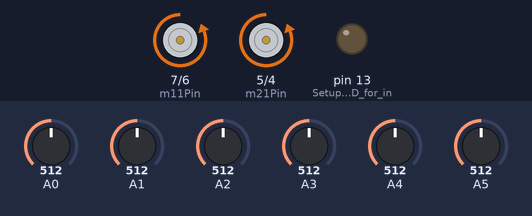
The sketch below on a simulated Arduino Uno, built with avr-gcc and run on an emulated ATmega328P. Shown: motor-driver pin pairs drawn as motors (green arrow = first pin HIGH = forward, orange = second pin HIGH = backward, longer = more drive, scaled by the enable pin), output pins drawn as LEDs (lit = HIGH). The inputs (shaded band) are chosen by the test bench; at power-on: A0 = 512, A1 = 512, A4 = 512, A5 = 512, A3 = 512, A2 = 512.

Above: at 9.0 s.
9.1 s: A0 set to 529
At 9.6 s:
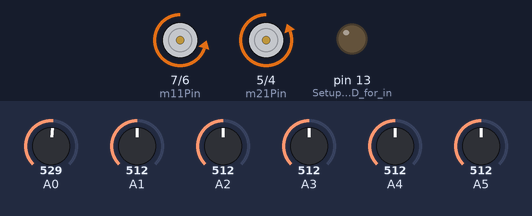
12.1 s: A1 set to 577
At 12.6 s:
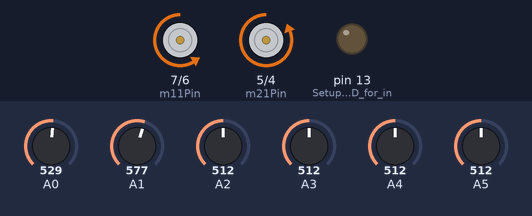
15.1 s: A1 set to 598
At 15.49 s:
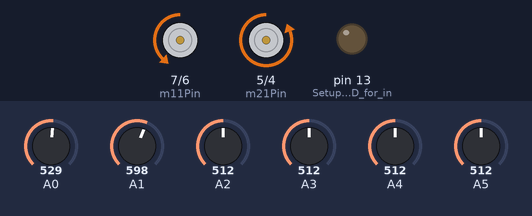
18.1 s: A4 set to 40
20.1 s: A5 set to 610
21.6 s: A3 set to 716
At 43.0 s:
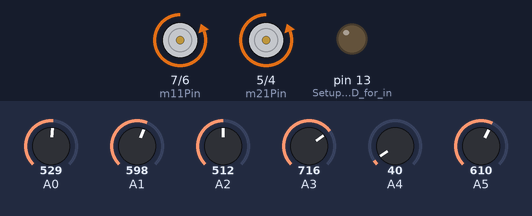
Timing chart, 0 to 43.7 s (numbered marks = the images above; inputs shaded):
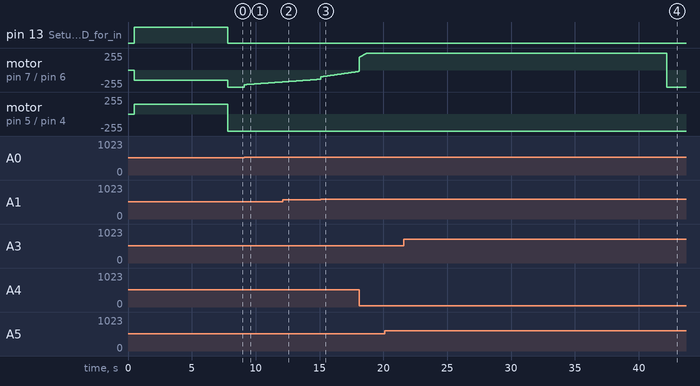

Measured:
- the behaviour switches between 512 and 513 on A0 (found by bisection; images 0 and 1)
- the behaviour switches between 588 and 589 on A1 (found by bisection; images 2 and 3)
- after the input at 9.1 s, motor on pin 7 (m11Pin) / pin 6 (m12Pin): moves from backward 255/255 to backward 179/255 over 3.0 s, starting at once
- after the input at 21.6 s, motor on pin 7 (m11Pin) / pin 6 (m12Pin): forward 255/255 → backward 255/255 after 20.6 s instead of 13.7 s

The sketch:

LineFollower.ino
```cpp
#include <QTRSensors.h>

// Define the motor driver pins
const int m11Pin = 7;    // Motor 1 input pin 1
const int m12Pin = 6;    // Motor 1 input pin 2
const int m21Pin = 5;    // Motor 2 input pin 1
const int m22Pin = 4;    // Motor 2 input pin 2
const int m1Enable = 11; // Motor 1 speed control pin (PWM)
const int m2Enable = 10; // Motor 2 speed control pin (PWM)

// Initialize motor speed variables
int m1Speed = 0;
int m2Speed = 0;

// PID control parameters
float kp = 35;   // Proportional gain
float ki = 0.05; // Integral gain
float kd = 145;  // Derivative gain

// PID control variables
int p = 0;           // Proportional term
int i = 0;           // Integral term
int d = 0;           // Derivative term
int error = 0;       // Error term
int lastError = 0;   // Previous error term for derivative calculation

// Motor speed limits
const int maxSpeed = 255;  // Maximum motor speed
const int minSpeed = -255; // Minimum motor speed (for reverse)
const int baseSpeed = 255; // Base speed for motors

// Initialize QTR sensor object
QTRSensors qtr;

// Define sensor array parameters
const int sensorCount = 6;              // Number of sensors in the array
int sensorValues[sensorCount];          // Array to store sensor readings
int sensors[sensorCount] = {0, 0, 0, 0, 0, 0};

// Calibration and line detection parameters
const int speedForCalibration = 150;                // Motor speed during calibration
const int thresholdForBlackLineDetection = 600;     // Sensor threshold for detecting black line
const int thresholdForNonBlackLineDetection = 450;  // Sensor threshold for detecting non-black line
const int lowestSensorReading = 0;                  // Lowest possible sensor reading
const int highestSensorReading = 5000;              // Highest possible sensor reading

// PID error range
const int minErrorLimit = -50;
const int maxErrorLimit = 50;

// Number of calibration cycles
const int numOfCalibrationCycles = 255;
int motorSpeed;

void setup() {
  // Initialize motor driver pins as outputs
  pinMode(m11Pin, OUTPUT);
  pinMode(m12Pin, OUTPUT);
  pinMode(m21Pin, OUTPUT);
  pinMode(m22Pin, OUTPUT);
  pinMode(m1Enable, OUTPUT);
  pinMode(m2Enable, OUTPUT);

  // Configure the QTR sensors
  qtr.setTypeAnalog(); // Set sensor type to analog
  qtr.setSensorPins((const uint8_t[]){A0, A1, A2, A3, A4, A5}, sensorCount);

  delay(500); // Short delay before starting calibration

  // Start calibration process
  pinMode(LED_BUILTIN, OUTPUT); // Setup built-in LED for indicating calibration status
  digitalWrite(LED_BUILTIN, HIGH); // Turn on LED to indicate calibration is in progress
  setMotorSpeed(speedForCalibration, -speedForCalibration); // Set motor speeds for calibration

  // Calibration loop
  for (uint16_t i = 0; i < numOfCalibrationCycles; ++i) {
    qtr.calibrate(); // Perform sensor calibration

    qtr.read(sensorValues); // Read sensor values
    // Logic to turn the robot based on sensor readings
    bool isFirstSensorOnBlack = sensorValues[0] > thresholdForBlackLineDetection;
    bool isSecondSensorOffBlack = sensorValues[1] < thresholdForNonBlackLineDetection;
    bool isLastSensorOnBlack = sensorValues[sensorCount - 1] > thresholdForBlackLineDetection;
    bool isPenultimateSensorOffBlack = sensorValues[sensorCount - 2] < thresholdForNonBlackLineDetection;
    if (isFirstSensorOnBlack && isSecondSensorOffBlack) {
        setMotorSpeed(-speedForCalibration, speedForCalibration);
    }
    if (isLastSensorOnBlack && isPenultimateSensorOffBlack) {
        setMotorSpeed(speedForCalibration, -speedForCalibration);
    }
  }

  digitalWrite(LED_BUILTIN, LOW); // Turn off LED to indicate calibration is complete
}

void loop() {
  pidControl(kp, ki, kd); // Call the PID control function
  setMotorSpeed(m1Speed, m2Speed); // Set motor speeds based on PID output
}

void pidControl(float kp, float ki, float kd) {
  // Read the line position and map it to an error value
  error = map(qtr.readLineBlack(sensorValues), lowestSensorReading, highestSensorReading, minErrorLimit, maxErrorLimit);

  // Calculate PID terms
  p = error;                 // Proportional term is simply the error
  i = i + error;             // Integral term is the cumulative error
  d = error - lastError;     // Derivative term is the change in error
  lastError = error;         // Update last error for next derivative calculation

  // Calculate motor speed adjustment from PID terms
  motorSpeed = kp * p + ki * i + kd * d;

  // Set base motor speeds
  m1Speed = baseSpeed;
  m2Speed = baseSpeed;

  // Adjust motor speeds based on error direction
  if (error < 0) {
    m1Speed += motorSpeed; // Turn left if error is negative
  }
  else if (error > 0) {
    m2Speed -= motorSpeed; // Turn right if error is positive
  }

  // Constrain motor speeds to maximum and minimum values
  m1Speed = constrain(m1Speed, minSpeed, maxSpeed);
  m2Speed = constrain(m2Speed, minSpeed, maxSpeed);
}

void setMotorSpeed(int m1Speed, int m2Speed) {
  // Invert motor speeds for correct direction control
  m1Speed = -m1Speed;
  m2Speed = -m2Speed;

  // Control motor 1
  if (m1Speed == 0) {
    // Stop motor 1 if speed is zero
    digitalWrite(m11Pin, LOW);
    digitalWrite(m12Pin, LOW);
    analogWrite(m1Enable, m1Speed);
  }
  else {
    if (m1Speed > 0) {
      // Run motor 1 forward
      digitalWrite(m11Pin, HIGH);
      digitalWrite(m12Pin, LOW);
      analogWrite(m1Enable, m1Speed);
    }
    if (m1Speed < 0) {
      // Run motor 1 backward
      digitalWrite(m11Pin, LOW);
      digitalWrite(m12Pin, HIGH);
      analogWrite(m1Enable, -m1Speed);
    }
  }

  // Control motor 2
  if (m2Speed == 0) {
    // Stop motor 2 if speed is zero
    digitalWrite(m21Pin, LOW);
    digitalWrite(m22Pin, LOW);
    analogWrite(m2Enable, m2Speed);
  }
  else {
    if (m2Speed > 0) {
      // Run motor 2 forward
      digitalWrite(m21Pin, HIGH);
      digitalWrite(m22Pin, LOW);
      analogWrite(m2Enable, m2Speed);
    }
    if (m2Speed < 0) {
      // Run motor 2 backward
      digitalWrite(m21Pin, LOW);
      digitalWrite(m22Pin, HIGH);
      analogWrite(m2Enable, -m2Speed);
    }
  }
}
```
